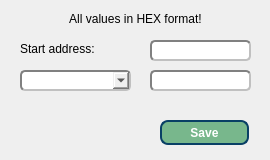
<?xml version="1.0" encoding="UTF-8"?>
<ui version="4.0">
 <class>DialogSP</class>
 <widget class="QDialog" name="DialogSP">
  <property name="geometry">
   <rect>
    <x>0</x>
    <y>0</y>
    <width>270</width>
    <height>160</height>
   </rect>
  </property>
  <property name="windowTitle">
   <string>Save part of image</string>
  </property>
  <widget class="QPushButton" name="pushButton">
   <property name="geometry">
    <rect>
     <x>160</x>
     <y>120</y>
     <width>89</width>
     <height>25</height>
    </rect>
   </property>
   <property name="styleSheet">
    <string notr="true">color: rgb(255, 255, 255);
background-color: rgb(120, 183, 140);
border-radius: 20px;
border: 2px solid #094065;border-radius:8px;font-weight:600;</string>
   </property>
   <property name="text">
    <string>Save</string>
   </property>
  </widget>
  <widget class="QLabel" name="label">
   <property name="geometry">
    <rect>
     <x>20</x>
     <y>40</y>
     <width>101</width>
     <height>17</height>
    </rect>
   </property>
   <property name="text">
    <string>Start address:</string>
   </property>
  </widget>
  <widget class="QLineEdit" name="lineEditStart">
   <property name="geometry">
    <rect>
     <x>150</x>
     <y>40</y>
     <width>101</width>
     <height>21</height>
    </rect>
   </property>
   <property name="styleSheet">
    <string notr="true">border: 2px solid gray;border-radius: 5px;color:#000;font-weight:600;border-style: inset;</string>
   </property>
  </widget>
  <widget class="QComboBox" name="comboBox_end">
   <property name="geometry">
    <rect>
     <x>20</x>
     <y>70</y>
     <width>111</width>
     <height>21</height>
    </rect>
   </property>
   <property name="styleSheet">
    <string notr="true">border: 2px solid gray;border-radius: 5px;color:#000;font-weight:600;border-style: inset;</string>
   </property>
  </widget>
  <widget class="QLineEdit" name="lineEditEnd">
   <property name="geometry">
    <rect>
     <x>150</x>
     <y>70</y>
     <width>101</width>
     <height>21</height>
    </rect>
   </property>
   <property name="styleSheet">
    <string notr="true">border: 2px solid gray;border-radius: 5px;color:#000;font-weight:600;border-style: inset;</string>
   </property>
  </widget>
  <widget class="QLabel" name="label_2">
   <property name="geometry">
    <rect>
     <x>20</x>
     <y>10</y>
     <width>231</width>
     <height>17</height>
    </rect>
   </property>
   <property name="text">
    <string>All values in HEX format!</string>
   </property>
   <property name="alignment">
    <set>Qt::AlignCenter</set>
   </property>
  </widget>
 </widget>
 <resources/>
 <connections/>
</ui>
